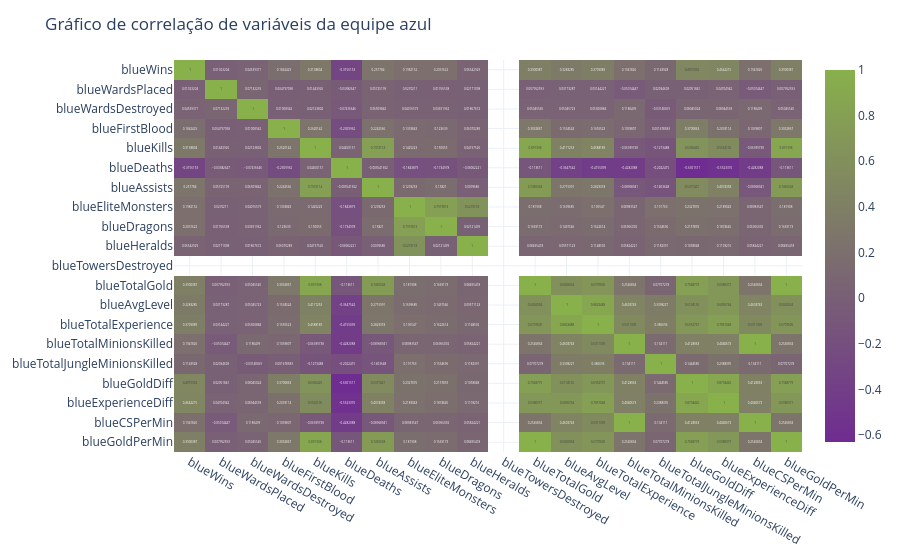

The notebook cell this image was saved under:
### Code cell
# Gráfico de correlação de variáveis
'''
Como são muitas colunas vou dividir em 2 gráficos, mantendo a variável alvo
'''
df_limpo = df_limpo.drop(columns='gameId')
df_blue = df_limpo.drop(columns= df.columns[21:])

df_red = df_limpo.drop(columns=df.columns[2:21])

corr_blue = df_blue.corr()
color_scale = [[0, '#6F2C91'],[1, '#88B04B']]

fig = px.imshow(
    corr_blue,
    text_auto=True,
    aspect='auto',
    color_continuous_scale=color_scale,
)
fig.update_layout(
    title='Gráfico de correlação de variáveis da equipe azul',
    template='plotly_white',
)
fig.show()

### Figure 1 — Plotly figure (JSON) as saved in the notebook; plotly's stock layout.template omitted (floating-point values rounded to 4 significant figures; data arrays with more than 128 entries replaced by an {"elided": "..."} marker saying what was removed)
{"data": [{"coloraxis": "coloraxis", "name": "0", "texttemplate": "%{z}", "x": ["blueWins", "blueWardsPlaced", "blueWardsDestroyed", "blueFirstBlood", "blueKills", "blueDeaths", "blueAssists", "blueEliteMonsters", "blueDragons", "blueHeralds", "blueTowersDestroyed", "blueTotalGold", "blueAvgLevel", "blueTotalExperience", "blueTotalMinionsKilled", "blueTotalJungleMinionsKilled", "blueGoldDiff", "blueExperienceDiff", "blueCSPerMin", "blueGoldPerMin"], "y": ["blueWins", "blueWardsPlaced", "blueWardsDestroyed", "blueFirstBlood", "blueKills", "blueDeaths", "blueAssists", "blueEliteMonsters", "blueDragons", "blueHeralds", "blueTowersDestroyed", "blueTotalGold", "blueAvgLevel", "blueTotalExperience", "blueTotalMinionsKilled", "blueTotalJungleMinionsKilled", "blueGoldDiff", "blueExperienceDiff", "blueCSPerMin", "blueGoldPerMin"], "z": {"elided": "20x20 float values"}, "type": "heatmap", "xaxis": "x", "yaxis": "y", "hovertemplate": "x: %{x}<br>y: %{y}<br>color: %{z}<extra></extra>"}], "layout": {"xaxis": {"anchor": "y", "domain": [0.0, 1.0]}, "yaxis": {"anchor": "x", "domain": [0.0, 1.0], "autorange": "reversed"}, "coloraxis": {"colorscale": [[0, "#6F2C91"], [1, "#88B04B"]], "autocolorscale": false}, "margin": {"t": 60}, "title": {"text": "Gráfico de correlação de variáveis da equipe azul"}}}
